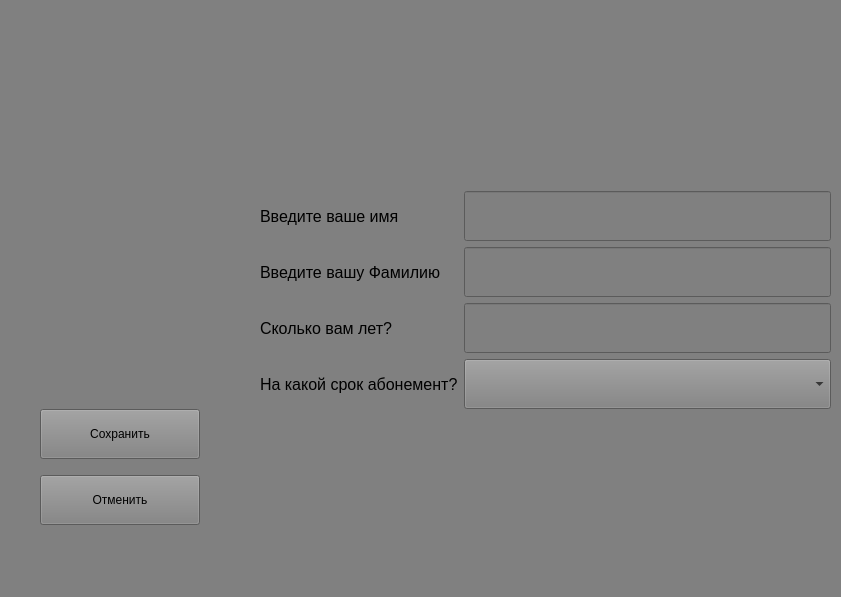
<?xml version="1.0" encoding="UTF-8"?>
<ui version="4.0">
 <class>addabonement</class>
 <widget class="QWidget" name="addabonement">
  <property name="geometry">
   <rect>
    <x>0</x>
    <y>0</y>
    <width>841</width>
    <height>597</height>
   </rect>
  </property>
  <property name="windowTitle">
   <string>Form</string>
  </property>
  <property name="styleSheet">
   <string notr="true">background-color:grey;</string>
  </property>
  <widget class="QWidget" name="verticalLayoutWidget">
   <property name="geometry">
    <rect>
     <x>260</x>
     <y>30</y>
     <width>571</width>
     <height>541</height>
    </rect>
   </property>
   <layout class="QVBoxLayout" name="verticalLayout">
    <item>
     <layout class="QGridLayout" name="gridLayout_2">
      <item row="2" column="2">
       <widget class="QLineEdit" name="Surname">
        <property name="minimumSize">
         <size>
          <width>0</width>
          <height>50</height>
         </size>
        </property>
       </widget>
      </item>
      <item row="4" column="0">
       <widget class="QLabel" name="label_3">
        <property name="font">
         <font>
          <pointsize>12</pointsize>
         </font>
        </property>
        <property name="text">
         <string>На какой срок абонемент?</string>
        </property>
       </widget>
      </item>
      <item row="1" column="0">
       <widget class="QLabel" name="label">
        <property name="font">
         <font>
          <pointsize>12</pointsize>
         </font>
        </property>
        <property name="text">
         <string>Введите ваше имя</string>
        </property>
       </widget>
      </item>
      <item row="1" column="2">
       <widget class="QLineEdit" name="Name">
        <property name="minimumSize">
         <size>
          <width>0</width>
          <height>50</height>
         </size>
        </property>
       </widget>
      </item>
      <item row="2" column="0">
       <widget class="QLabel" name="label_2">
        <property name="font">
         <font>
          <pointsize>12</pointsize>
         </font>
        </property>
        <property name="text">
         <string>Введите вашу Фамилию</string>
        </property>
       </widget>
      </item>
      <item row="3" column="0">
       <widget class="QLabel" name="label_4">
        <property name="font">
         <font>
          <pointsize>12</pointsize>
         </font>
        </property>
        <property name="text">
         <string>Сколько вам лет?</string>
        </property>
       </widget>
      </item>
      <item row="4" column="2">
       <widget class="QComboBox" name="abonement">
        <property name="minimumSize">
         <size>
          <width>0</width>
          <height>50</height>
         </size>
        </property>
        <item>
         <property name="text">
          <string/>
         </property>
        </item>
        <item>
         <property name="text">
          <string>1 год</string>
         </property>
        </item>
        <item>
         <property name="text">
          <string>1 месяц</string>
         </property>
        </item>
        <item>
         <property name="text">
          <string>3 месяца</string>
         </property>
        </item>
        <item>
         <property name="text">
          <string>6 месяцев</string>
         </property>
        </item>
       </widget>
      </item>
      <item row="3" column="2">
       <widget class="QLineEdit" name="age">
        <property name="minimumSize">
         <size>
          <width>0</width>
          <height>50</height>
         </size>
        </property>
       </widget>
      </item>
     </layout>
    </item>
   </layout>
  </widget>
  <widget class="QWidget" name="verticalLayoutWidget_2">
   <property name="geometry">
    <rect>
     <x>40</x>
     <y>399</y>
     <width>160</width>
     <height>137</height>
    </rect>
   </property>
   <layout class="QVBoxLayout" name="verticalLayout_2">
    <item>
     <widget class="QPushButton" name="Save_button">
      <property name="minimumSize">
       <size>
        <width>0</width>
        <height>50</height>
       </size>
      </property>
      <property name="text">
       <string>Сохранить</string>
      </property>
     </widget>
    </item>
    <item>
     <widget class="QPushButton" name="Cancel_button">
      <property name="minimumSize">
       <size>
        <width>0</width>
        <height>50</height>
       </size>
      </property>
      <property name="text">
       <string>Отменить</string>
      </property>
     </widget>
    </item>
   </layout>
  </widget>
 </widget>
 <resources/>
 <connections/>
</ui>
